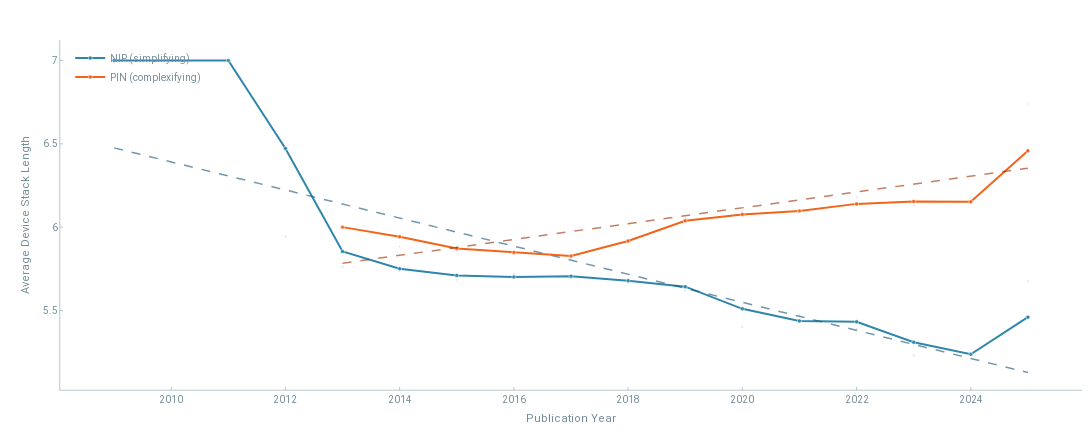

Source (notebook cell):
### Code cell
nip_data = df_clean[df_clean['results.properties.optoelectronic.solar_cell.device_architecture'] == 'nip']
pin_data = df_clean[df_clean['results.properties.optoelectronic.solar_cell.device_architecture'] == 'pin']

# Group by year and calculate statistics
nip_by_year = nip_data.groupby('pub_year')['stack_length'].agg(['mean', 'std', 'count']).reset_index()
pin_by_year = pin_data.groupby('pub_year')['stack_length'].agg(['mean', 'std', 'count']).reset_index()

# Apply rolling window smoothing (2-year window, centered)
window_size = 2
nip_by_year['mean_smooth'] = nip_by_year['mean'].rolling(window=window_size, center=True, min_periods=1).mean()
pin_by_year['mean_smooth'] = pin_by_year['mean'].rolling(window=window_size, center=True, min_periods=1).mean()

# Calculate regression lines
nip_slope, nip_intercept, nip_r, nip_p, _ = stats.linregress(nip_by_year['pub_year'], nip_by_year['mean'])
pin_slope, pin_intercept, pin_r, pin_p, _ = stats.linregress(pin_by_year['pub_year'], pin_by_year['mean'])

nip_by_year['regression'] = nip_slope * nip_by_year['pub_year'] + nip_intercept
pin_by_year['regression'] = pin_slope * pin_by_year['pub_year'] + pin_intercept

# Create plotly figure
fig = go.Figure()
fig.update_layout(
    autosize=False,
    width=SINGLE_COLUMN_PX,
    height=SINGLE_COLUMN_PX /3  ,
)

# Add NIP smoothed line
fig.add_trace(go.Scatter(
    x=nip_by_year['pub_year'],
    y=nip_by_year['mean_smooth'],
    mode='lines+markers',
    name='NIP (simplifying)',
    line=dict(color='#2E86AB', width=2),
    marker=dict(size=4),
    hovertemplate='<b>NIP</b><br>Year: %{x}<br>Avg Stack Length: %{y:.2f}<extra></extra>'
))

# Add raw data points (smaller, transparent)
fig.add_trace(go.Scatter(
    x=nip_by_year['pub_year'],
    y=nip_by_year['mean'],
    mode='markers',
    name='NIP (raw)',
    marker=dict(size=2, color='#2E86AB', opacity=0.3),
    showlegend=False,
    hovertemplate='<b>NIP (raw)</b><br>Year: %{x}<br>Avg: %{y:.2f}<extra></extra>'
))

# Add regression line
fig.add_trace(go.Scatter(
    x=nip_by_year['pub_year'],
    y=nip_by_year['regression'],
    mode='lines',
    name='NIP trend',      
    line=dict(color='#145374', width=1.5, dash='dash'),
    opacity=0.6,
    showlegend=False,
))

# Add PIN smoothed line
fig.add_trace(go.Scatter(
    x=pin_by_year['pub_year'],
    y=pin_by_year['mean_smooth'],
    mode='lines+markers',
    name='PIN (complexifying)',
    line=dict(color='#F26419', width=2),
    marker=dict(size=4),
    hovertemplate='<b>PIN</b><br>Year: %{x}<br>Avg Stack Length: %{y:.2f}<extra></extra>'
))

# Add raw data points (smaller, transparent)
fig.add_trace(go.Scatter(
    x=pin_by_year['pub_year'],
    y=pin_by_year['mean'],
    mode='markers',
    name='PIN (raw)',
    marker=dict(size=2, color='#F26419', opacity=0.3),
    showlegend=False,
    hovertemplate='<b>PIN (raw)</b><br>Year: %{x}<br>Avg: %{y:.2f}<extra></extra>'
))

# Add regression line
fig.add_trace(go.Scatter(
    x=pin_by_year['pub_year'],
    y=pin_by_year['regression'],
    mode='lines',
    name='PIN trend',      
    line=dict(color='#9C2A00', width=1.5, dash='dash'),
    opacity=0.6,
    showlegend=False,
))

# Update layout
fig.update_layout(
    xaxis_title='Publication Year',
    yaxis_title='Average Device Stack Length',
)

fig.show()

### Figure 1 — Plotly figure (JSON) as saved in the notebook; plotly's stock layout.template omitted (floating-point values rounded to 4 significant figures)
{"data": [{"hovertemplate": "<b>NIP</b><br>Year: %{x}<br>Avg Stack Length: %{y:.2f}<extra></extra>", "line": {"color": "#2E86AB", "width": 2}, "marker": {"size": 4}, "mode": "lines+markers", "name": "NIP (simplifying)", "type": "scatter", "x": [2009.0, 2011.0, 2012.0, 2013.0, 2014.0, 2015.0, 2016.0, 2017.0, 2018.0, 2019.0, 2020.0, 2021.0, 2022.0, 2023.0, 2024.0, 2025.0], "y": [7.0, 7.0, 6.472, 5.854, 5.75, 5.71, 5.701, 5.705, 5.679, 5.643, 5.51, 5.437, 5.432, 5.309, 5.237, 5.46]}, {"hovertemplate": "<b>NIP (raw)</b><br>Year: %{x}<br>Avg: %{y:.2f}<extra></extra>", "marker": {"color": "#2E86AB", "opacity": 0.3, "size": 2}, "mode": "markers", "name": "NIP (raw)", "showlegend": false, "type": "scatter", "x": [2009.0, 2011.0, 2012.0, 2013.0, 2014.0, 2015.0, 2016.0, 2017.0, 2018.0, 2019.0, 2020.0, 2021.0, 2022.0, 2023.0, 2024.0, 2025.0], "y": [7.0, 7.0, 5.944, 5.763, 5.738, 5.683, 5.719, 5.691, 5.666, 5.619, 5.4, 5.475, 5.389, 5.23, 5.244, 5.675]}, {"line": {"color": "#145374", "dash": "dash", "width": 1.5}, "mode": "lines", "name": "NIP trend", "opacity": 0.6, "showlegend": false, "type": "scatter", "x": [2009.0, 2011.0, 2012.0, 2013.0, 2014.0, 2015.0, 2016.0, 2017.0, 2018.0, 2019.0, 2020.0, 2021.0, 2022.0, 2023.0, 2024.0, 2025.0], "y": [6.476, 6.307, 6.223, 6.139, 6.054, 5.97, 5.886, 5.802, 5.717, 5.633, 5.549, 5.465, 5.38, 5.296, 5.212, 5.128]}, {"hovertemplate": "<b>PIN</b><br>Year: %{x}<br>Avg Stack Length: %{y:.2f}<extra></extra>", "line": {"color": "#F26419", "width": 2}, "marker": {"size": 4}, "mode": "lines+markers", "name": "PIN (complexifying)", "type": "scatter", "x": [2013.0, 2014.0, 2015.0, 2016.0, 2017.0, 2018.0, 2019.0, 2020.0, 2021.0, 2022.0, 2023.0, 2024.0, 2025.0], "y": [6.0, 5.942, 5.871, 5.848, 5.826, 5.917, 6.038, 6.076, 6.097, 6.14, 6.154, 6.152, 6.458]}, {"hovertemplate": "<b>PIN (raw)</b><br>Year: %{x}<br>Avg: %{y:.2f}<extra></extra>", "marker": {"color": "#F26419", "opacity": 0.3, "size": 2}, "mode": "markers", "name": "PIN (raw)", "showlegend": false, "type": "scatter", "x": [2013.0, 2014.0, 2015.0, 2016.0, 2017.0, 2018.0, 2019.0, 2020.0, 2021.0, 2022.0, 2023.0, 2024.0, 2025.0], "y": [6.0, 5.883, 5.859, 5.837, 5.816, 6.018, 6.058, 6.095, 6.1, 6.18, 6.129, 6.176, 6.739]}, {"line": {"color": "#9C2A00", "dash": "dash", "width": 1.5}, "mode": "lines", "name": "PIN trend", "opacity": 0.6, "showlegend": false, "type": "scatter", "x": [2013.0, 2014.0, 2015.0, 2016.0, 2017.0, 2018.0, 2019.0, 2020.0, 2021.0, 2022.0, 2023.0, 2024.0, 2025.0], "y": [5.783, 5.831, 5.878, 5.926, 5.973, 6.021, 6.068, 6.116, 6.163, 6.211, 6.258, 6.306, 6.354]}], "layout": {"autosize": false, "height": 440, "width": 1320, "xaxis": {"title": {"text": "Publication Year"}}, "yaxis": {"title": {"text": "Average Device Stack Length"}}}}
